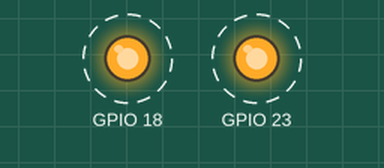
Recording of a program running on a simulated Raspberry Pi (BCM pin numbers). Parts: output pins drawn as LEDs (lit = HIGH). Dashed ring = blinking. What the program prints to the terminal is not drawn. At 8.0 s the program stops and its outputs stay as they are.

Above: at 0.5 s.
Timing chart, 0 to 4.6 s (numbered marks = the images above):
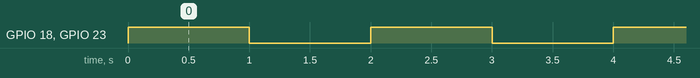

The program:

gpio_led.py
```python
print("gpio18/23 LED will turn on/off 4 times")
import RPi.GPIO as gpio   # RPi.GPIO ¶óÀÌºê·¯¸®¸¦ gpio·Î import
import time                     # time ¶óÀÌºê·¯¸® import

gpio.setmode(gpio.BCM)  # Broadcom GPIO¸¦ Á¦¾î·Î ¼³Á¤ÇÔ
gpio.setup(18, gpio.OUT) # GPIO 18À» outputÀ¸·Î ¼³Á¤ÇÔ
gpio.setup(23, gpio.OUT) # GPIO 23À» outputÀ¸·Î ¼³Á¤ÇÔ
gpio.setup(25, gpio.IN) # GPIO 25À» outputÀ¸·Î ¼³Á¤ÇÔ

for i in range(1, 5):         # ¾Æ·¡ for loop 4¹ø ¹Ýº¹ÇÔ
	gpio.output(18, gpio.HIGH)    # GPIO18¿¡ HIGH ÀÔ·Â (LED ON)
	gpio.output(23, gpio.HIGH)    # GPIO23¿¡ HIGH ÀÔ·Â (LED ON)
	time.sleep(1)               # 1ÃÊ sleep
	gpio.output(18, gpio.LOW)   # GPIO18¿¡ LOW ÀÔ·Â (LED OFF)
	gpio.output(23, gpio.LOW)   # GPIO23¿¡ LOW ÀÔ·Â (LED OFF)
	time.sleep(1)               # 1ÃÊ sleep

gpio.cleanup()                 # cleanup all GPIO
```

Measured:
- by itself, GPIO 18, GPIO 23: alternates HIGH for 1.0 s and LOW for 1.0 s, 8 changes in all, then stays LOW
